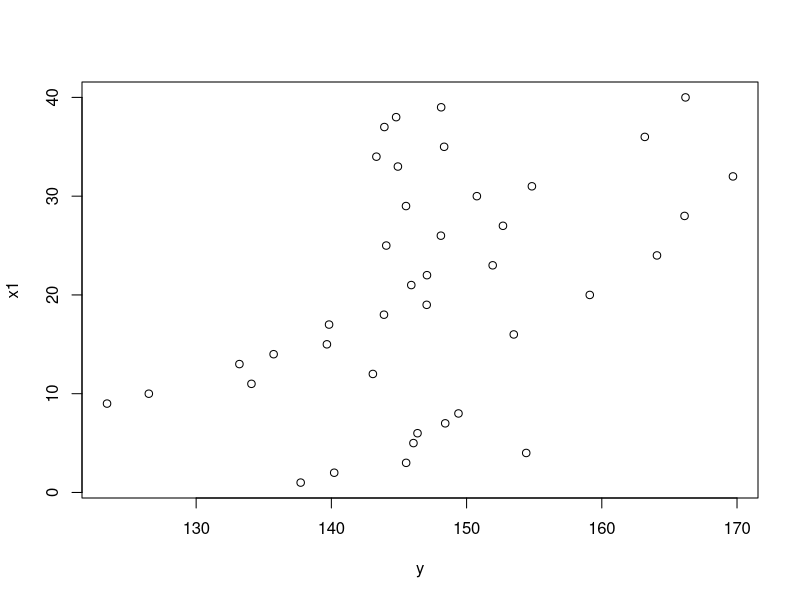
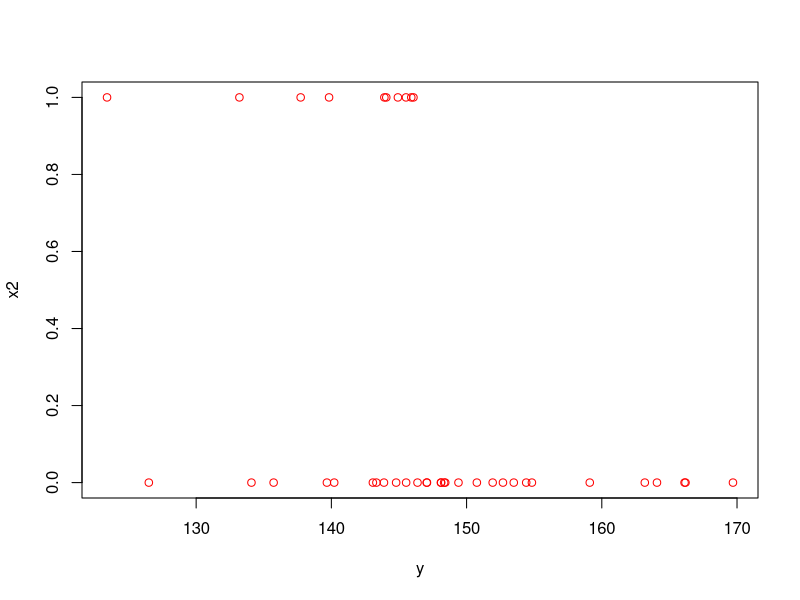
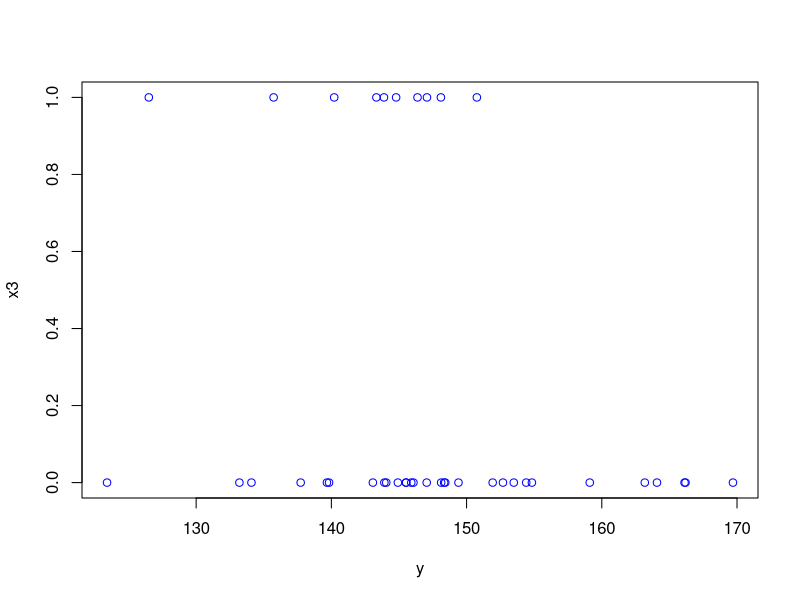
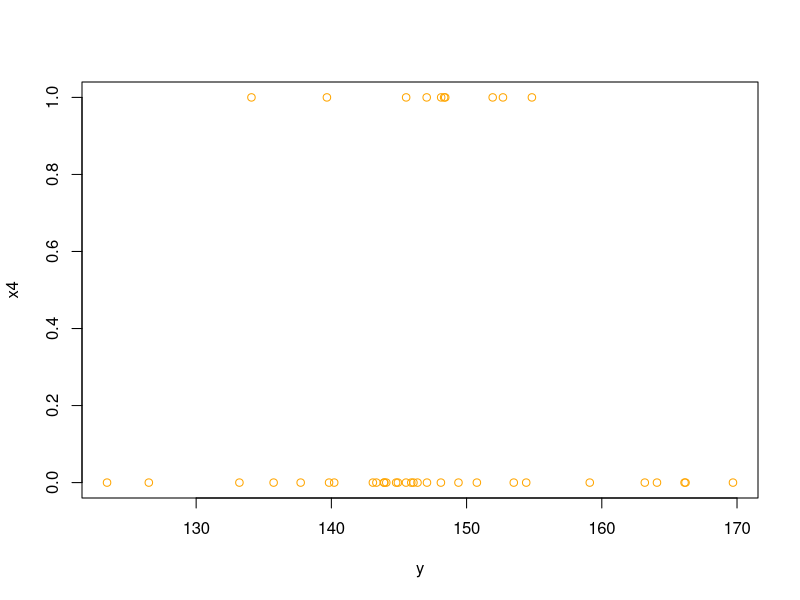

These figures' R source, in order:
install.packages("lmtest")
library(lmtest)
install.packages("forecast")
library(forecast)
install.packages("tseries")
library(tseries)
install.packages("car")
library(car)

setwd("C:/Users/mpapa/Documents/EkonomTask/30_10_Kuznetsov/task2/Fict_var")
data <- read.table("data_fict.txt", dec = ',', fileEncoding = 'utf-8', header = TRUE)
data

y <- data$IP
x1 <- data$t
x2 <- data$d1
x3 <- data$d2
x4 <- data$d3

# Корреляционная матрица
cor(data)

# Диаграммы рассеяния
plot(y, x1, col = 'black')
plot(y, x2, col= 'red')
plot(y, x3, col = 'blue')
plot(y, x4, col = 'orange')

p_many <- lm(y~x1+x2+x3+x4)
s_many <- summary(p_many)
s_many

A_many <- sum(abs(s_many$residuals/y)) / length(y) * 100 # Апроксимация
A_many

error_many <- sqrt(deviance(p_many)/df.residual(p_many))

confint(p_many, level = 0.95) # Доверительные интервалы

determ <- s_many$r.squared
adjust_determ <- s_many$adj.r.squared
st_error <- error_many
approx <- A_many
f_test <- s_many$fstatistic[1]

# Проверьте значимость модели регрессии в целом и каждого коэффициента модели по отдельности.
compare <- data.frame(
  Коэффициент_детерминации=determ,
  Скорректированный_коэффициент=adjust_determ,
  Стандартная_ошибка_модели=st_error,
  Ошибка_аппроксимации=approx,
  F_тест=f_test
)
print(compare)


#прогнозирование по модели с фиктивными переменными
pred=data.frame(c(41,42,43,44,45,46,47,48),c(1,0,0,0,1,0,0,0),c(0,1,0,0,0,1,0,0),c(0,0,1,0,0,0,1,0))
colnames(pred)=c("x1","x2","x3","x4")
predictIP=predict(p_many, newdata = pred)
predictIP
pred

